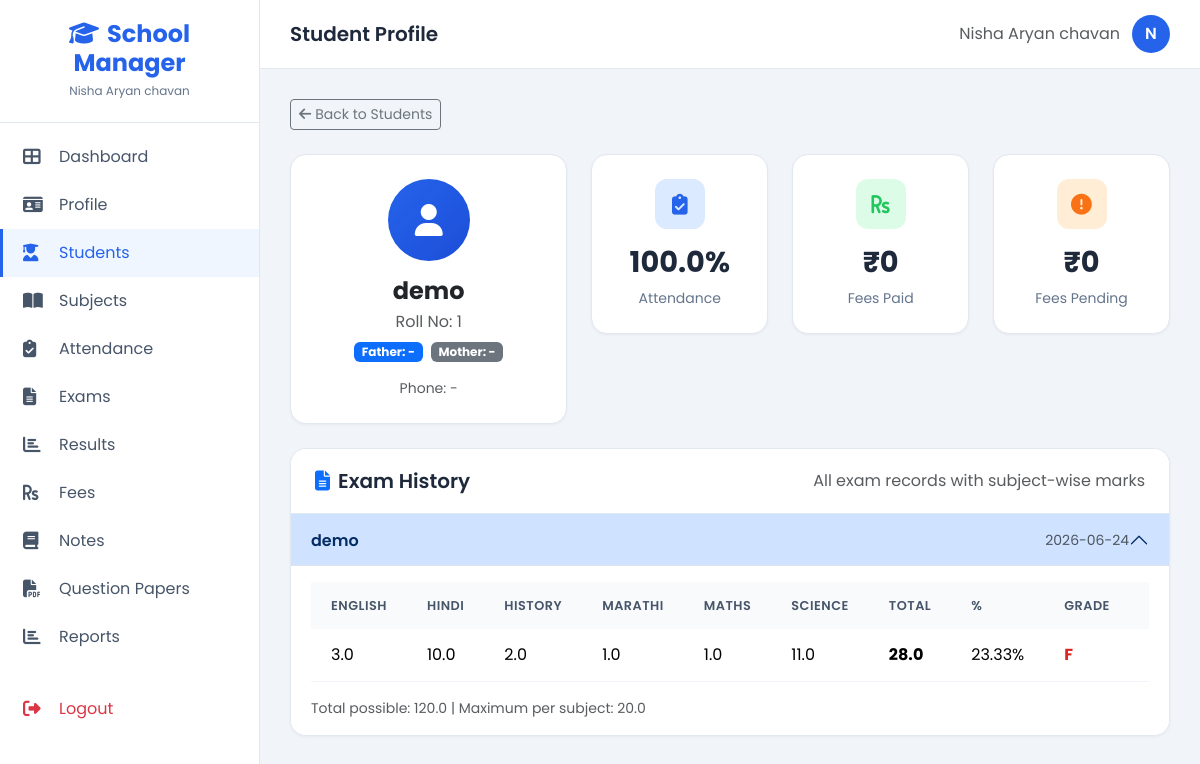
Page /student/7 (signed in) on the committed database.
### tables this page shows
CREATE TABLE students (
            id INTEGER PRIMARY KEY AUTOINCREMENT,
            teacher_id INTEGER NOT NULL,
            roll_no INTEGER NOT NULL,
            name TEXT NOT NULL,
            created_at TIMESTAMP DEFAULT CURRENT_TIMESTAMP, father_name TEXT, mother_name TEXT, phone TEXT,
            FOREIGN KEY (teacher_id) REFERENCES teachers(id)
        );

CREATE TABLE exams (
            id INTEGER PRIMARY KEY AUTOINCREMENT,
            teacher_id INTEGER NOT NULL,
            name TEXT NOT NULL,
            max_marks REAL NOT NULL,
            subject_id INTEGER,
            exam_date DATE,
            created_at TIMESTAMP DEFAULT CURRENT_TIMESTAMP,
            FOREIGN KEY (teacher_id) REFERENCES teachers(id),
            FOREIGN KEY (subject_id) REFERENCES subjects(id)
        );

CREATE TABLE subjects (
            id INTEGER PRIMARY KEY AUTOINCREMENT,
            teacher_id INTEGER NOT NULL,
            name TEXT NOT NULL,
            FOREIGN KEY (teacher_id) REFERENCES teachers(id)
        );

CREATE TABLE marks (
            id INTEGER PRIMARY KEY AUTOINCREMENT,
            exam_id INTEGER NOT NULL,
            student_id INTEGER NOT NULL,
            subject_id INTEGER,
            marks_obtained REAL NOT NULL,
            created_at TIMESTAMP DEFAULT CURRENT_TIMESTAMP,
            FOREIGN KEY (exam_id) REFERENCES exams(id),
            FOREIGN KEY (student_id) REFERENCES students(id),
            FOREIGN KEY (subject_id) REFERENCES subjects(id)
        );

### routes/main.py (the view)
@main_bp.route('/student/<int:student_id>')
@login_required(role='teacher')
def student_profile(student_id):
    teacher_id = session['user_id']
    conn = get_db()
    cursor = conn.cursor()
    student, exam_history = _build_student_history(cursor, teacher_id, student_id)
    if not student:
        conn.close()
        flash('Student not found.', 'danger')
        return redirect(url_for('main.students'))
    cursor.execute("SELECT COUNT(*) AS total FROM attendance WHERE teacher_id = ? AND student_id = ?", (teacher_id, student_id))
    total_attendance = cursor.fetchone()['total']
    cursor.execute(
        '''
        SELECT COUNT(*) AS present
        FROM attendance
        WHERE teacher_id = ? AND student_id = ? AND status = 'present'
        ''',
        (teacher_id, student_id),
    )
    present_attendance = cursor.fetchone()['present']
    attendance_pct = round((present_attendance / total_attendance) * 100, 2) if total_attendance else 0
    cursor.execute("SELECT * FROM fees WHERE teacher_id = ? AND student_id = ?", (teacher_id, student_id))
    fee = cursor.fetchone()
    conn.close()
    return render_template(
        'teacher/student_profile.html',
        student=student,
        attendance_pct=attendance_pct,
        fee=fee,
        exam_history=exam_history,
    )

### models/database.py (called while the page is built)
def get_db():
    os.makedirs(os.path.dirname(DB_PATH), exist_ok=True)
    conn = sqlite3.connect(DB_PATH)
    conn.row_factory = sqlite3.Row
    conn.execute("PRAGMA foreign_keys = ON")
    return conn

### routes/main.py (called while the page is built)
def _get_teacher_subjects(cursor, teacher_id):
    cursor.execute("SELECT * FROM subjects WHERE teacher_id = ? ORDER BY name", (teacher_id,))
    return cursor.fetchall()

### utils/auth.py (called while the page is built, shortened)
def login_required(role=None):
    def decorator(f):
        @wraps(f)
        def decorated_function(*args, **kwargs):
            if 'user_id' not in session:
                flash('Please login first', 'warning')
                return redirect(url_for('auth.login'))
            return f(*args, **kwargs)
        return decorated_function
    return decorator

def calculate_grade(percentage):
    if percentage >= 90:
        return 'A+', 'Outstanding'
    if percentage >= 80:
        return 'A', 'Excellent'
    if percentage >= 70:
        return 'B', 'Very Good'
    if percentage >= 60:
        return 'C', 'Good'
    if percentage >= 40:
        return 'D', 'Needs Improvement'
    return 'F', 'Fail'

### templates/teacher/student_profile.html (shortened to what this page needs)
{% extends "base.html" %}
{% block page_title %}Student Profile{% endblock %}
{% block content %}
<div class="mb-4">
    <a href="{{ url_for('main.students') }}" class="btn btn-outline-secondary btn-sm">
        <i class="fas fa-arrow-left me-1"></i>Back to Students
    </a>
</div>
<div class="row g-4 mb-4">
    <div class="col-lg-4">
        <div class="stat-card text-center h-100">
            <div style="width: 82px; height: 82px; border-radius: 50%; background: linear-gradient(135deg, #2563eb, #1d4ed8); color: white; display: inline-flex; align-items: center; justify-content: center; font-size: 2rem; margin-bottom: 16px;">
                <i class="fas fa-user"></i>
            </div>
            <h4 class="fw-bold mb-1">{{ student.name }}</h4>
            <p class="text-muted mb-2">Roll No: {{ student.roll_no }}</p>
            <div class="d-flex flex-wrap justify-content-center gap-2">
                <span class="badge bg-primary">Father: {{ student.father_name or '-' }}</span>
                <span class="badge bg-secondary">Mother: {{ student.mother_name or '-' }}</span>
            </div>
            <div class="mt-3 text-muted small">
                Phone: {{ student.phone or '-' }}
            </div>
        </div>
    </div>
    <div class="col-lg-8">
        <div class="row g-4">
            <div class="col-md-4">
                <div class="stat-card text-center">
                    <div class="stat-icon blue mx-auto"><i class="fas fa-clipboard-check"></i></div>
                    <div class="stat-value">{{ attendance_pct }}%</div>
                    <div class="stat-label">Attendance</div>
                </div>
            </div>
            <div class="col-md-4">
                <div class="stat-card text-center">
                    <div class="stat-icon green mx-auto"><i class="fas fa-rupee-sign"></i></div>
                    <div class="stat-value">&#8377;{{ "{:,.0f}".format(fee.paid_amount if fee else 0) }}</div>
                    <div class="stat-label">Fees Paid</div>
                </div>
            </div>
            <div class="col-md-4">
                <div class="stat-card text-center">
                    <div class="stat-icon orange mx-auto"><i class="fas fa-exclamation-circle"></i></div>
                    <div class="stat-value">&#8377;{{ "{:,.0f}".format(fee.annual_fee - fee.paid_amount if fee else 0) }}</div>
                    <div class="stat-label">Fees Pending</div>
                </div>
            </div>
        </div>
    </div>
</div>
<div class="table-card">
    <div class="card-header d-flex flex-wrap justify-content-between align-items-center gap-2">
        <h5 class="m-0"><i class="fas fa-file-alt me-2 text-primary"></i>Exam History</h5>
        <span class="text-muted">All exam records with subject-wise marks</span>
    </div>
    <div class="accordion accordion-flush" id="examHistory">
        {% for exam in exam_history %}
        <div class="accordion-item">
            <h2 class="accordion-header" id="heading{{ exam.exam_id }}">
                <button class="accordion-button {% if not loop.first %}collapsed{% endif %}" type="button" data-bs-toggle="collapse" data-bs-target="#collapse{{ exam.exam_id }}">
                    <div class="w-100 d-flex flex-wrap justify-content-between align-items-center gap-2">
                        <span class="fw-semibold">{{ exam.exam_name }}</span>
                        <span class="text-muted small">{{ exam.exam_date or 'Date not set' }}</span>
                    </div>
                </button>
            </h2>
            <div id="collapse{{ exam.exam_id }}" class="accordion-collapse collapse {% if loop.first %}show{% endif %}" data-bs-parent="#examHistory">
                <div class="accordion-body">
                    <div class="table-responsive mb-3">
                        <table class="table">
                            <thead>
                                <tr>
                                    {% for subject in exam.subject_marks %}
                                    <th>{{ subject.subject_name }}</th>
                                    {% endfor %}
                                    <th>Total</th>
                                    <th>%</th>
                                    <th>Grade</th>
                                    <th>Remark</th>
                                </tr>
                            </thead>
                            <tbody>
                                <tr>
                                    {% for subject in exam.subject_marks %}
                                    <td>{{ subject.marks if subject.marks is not none else '-' }}</td>
                                    {% endfor %}
                                    <td class="fw-bold">{{ exam.total }}</td>
                                    <td>{{ exam.percentage }}%</td>
                                    <td>
                                        <span class="grade-{{ 'a-plus' if exam.grade == 'A+' else exam.grade|lower }}">{{ exam.grade }}</span>
                                    </td>
                                    <td>{{ exam.remark }}</td>
                                </tr>
                            </tbody>
                        </table>
                    </div>
                    <div class="text-muted small">
                        Total possible: {{ exam.total_possible }} | Maximum per subject: {{ exam.max_marks_per_subject }}
                    </div>
                </div>
            </div>
        </div>
        {% else %}
        <div class="p-5 text-center text-muted">No exam history yet.</div>
        {% endfor %}
    </div>
</div>
{% endblock %}

### templates/base.html (style rules this page uses)
:root { --primary: #2563eb; --primary-dark: #1d4ed8; --secondary: #64748b; --accent: #22c55e; --bg-light: #f1f5f9; --sidebar-width: 260px; --sidebar-collapsed: 70px; }
* { margin: 0; padding: 0; box-sizing: border-box; }
body { font-family: 'Poppins', sans-serif; background: var(--bg-light); min-height: 100vh; }
.stat-card { background: #fff; border-radius: 16px; padding: 24px; box-shadow: 0 1px 3px rgba(0,0,0,0.05); border: 1px solid #e2e8f0; transition: transform 0.2s, box-shadow 0.2s; }
.stat-icon { width: 50px; height: 50px; border-radius: 12px; display: flex; align-items: center; justify-content: center; font-size: 1.3rem; margin-bottom: 12px; }
.stat-icon.blue { background: #dbeafe; color: var(--primary); }
.stat-icon.green { background: #dcfce7; color: var(--accent); }
.stat-icon.orange { background: #ffedd5; color: #f97316; }
.stat-value { font-size: 1.8rem; font-weight: 700; color: #1e293b; margin: 0; }
.stat-label { color: var(--secondary); font-size: 0.875rem; margin-top: 4px; }
.table-card { background: #fff; border-radius: 16px; box-shadow: 0 1px 3px rgba(0,0,0,0.05); border: 1px solid #e2e8f0; overflow: hidden; }
.table-card .card-header { background: #fff; border-bottom: 1px solid #e2e8f0; padding: 20px 24px; }
.table-card .card-header h5 { margin: 0; font-weight: 600; color: #1e293b; }
.table-card .table { margin: 0; }
.table-card .table th { background: #f8fafc; color: #475569; font-weight: 600; font-size: 0.8rem; text-transform: uppercase; letter-spacing: 0.5px; border: none; padding: 14px 20px; }
.table-card .table td { padding: 14px 20px; border-color: #f1f5f9; vertical-align: middle; }
.grade-f { color: #dc2626; font-weight: 700; }

### rows in the picture
students: name "demo", roll_no "1", father_name "-", mother_name "-", phone "-"
exams: exam_name "demo", exam_date "2026-06-24", total "28.0", percentage "23.33", grade "F", total_possible "120.0", max_marks_per_subject "20.0"
subjects: subject_name "ENGLISH"
subjects: subject_name "HINDI"
subjects: subject_name "HISTORY"
subjects: subject_name "MARATHI"
subjects: subject_name "MATHS"
subjects: subject_name "SCIENCE"
marks: marks_obtained "3.0"
marks: marks_obtained "10.0"
marks: marks_obtained "2.0"
marks: marks_obtained "1.0"
marks: marks_obtained "1.0"
marks: marks_obtained "11.0"

### other values in the picture
{{ session.teacher_name or session.username }} "Nisha Aryan chavan"
{{ (session.teacher_name or session.username)[0].upper() }} "N"
{{ attendance_pct }} "100.0"
{{ "{:,.0f}".format(fee.paid_amount if fee else 0) }} "0"
{{ "{:,.0f}".format(fee.annual_fee - fee.paid_amount if fee else 0) }} "0"
